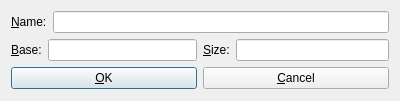
<?xml version="1.0" encoding="UTF-8"?>
<ui version="4.0">
 <class>VirtualModDialog</class>
 <widget class="QDialog" name="VirtualModDialog">
  <property name="geometry">
   <rect>
    <x>0</x>
    <y>0</y>
    <width>400</width>
    <height>101</height>
   </rect>
  </property>
  <property name="windowTitle">
   <string>Virtual Module</string>
  </property>
  <layout class="QVBoxLayout" name="verticalLayout">
   <item>
    <layout class="QHBoxLayout" name="layoutName">
     <item>
      <widget class="QLabel" name="labelName">
       <property name="text">
        <string>&amp;Name:</string>
       </property>
       <property name="buddy">
        <cstring>editName</cstring>
       </property>
      </widget>
     </item>
     <item>
      <widget class="QLineEdit" name="editName"/>
     </item>
    </layout>
   </item>
   <item>
    <layout class="QHBoxLayout" name="layoutBaseSize">
     <item>
      <layout class="QHBoxLayout" name="layoutBase">
       <item>
        <widget class="QLabel" name="labelBase">
         <property name="text">
          <string>&amp;Base:</string>
         </property>
         <property name="buddy">
          <cstring>editBase</cstring>
         </property>
        </widget>
       </item>
       <item>
        <widget class="QLineEdit" name="editBase"/>
       </item>
      </layout>
     </item>
     <item>
      <layout class="QHBoxLayout" name="layoutSize">
       <item>
        <widget class="QLabel" name="labelSize">
         <property name="text">
          <string>&amp;Size:</string>
         </property>
         <property name="buddy">
          <cstring>editSize</cstring>
         </property>
        </widget>
       </item>
       <item>
        <widget class="QLineEdit" name="editSize"/>
       </item>
      </layout>
     </item>
    </layout>
   </item>
   <item>
    <layout class="QHBoxLayout" name="layoutButtons">
     <item>
      <widget class="QPushButton" name="buttonOk">
       <property name="text">
        <string>&amp;OK</string>
       </property>
       <property name="default">
        <bool>true</bool>
       </property>
      </widget>
     </item>
     <item>
      <widget class="QPushButton" name="buttonCancel">
       <property name="text">
        <string>&amp;Cancel</string>
       </property>
      </widget>
     </item>
    </layout>
   </item>
  </layout>
 </widget>
 <resources/>
 <connections>
  <connection>
   <sender>buttonCancel</sender>
   <signal>clicked()</signal>
   <receiver>VirtualModDialog</receiver>
   <slot>reject()</slot>
   <hints>
    <hint type="sourcelabel">
     <x>254</x>
     <y>75</y>
    </hint>
    <hint type="destinationlabel">
     <x>303</x>
     <y>98</y>
    </hint>
   </hints>
  </connection>
  <connection>
   <sender>buttonOk</sender>
   <signal>clicked()</signal>
   <receiver>VirtualModDialog</receiver>
   <slot>accept()</slot>
   <hints>
    <hint type="sourcelabel">
     <x>136</x>
     <y>80</y>
    </hint>
    <hint type="destinationlabel">
     <x>113</x>
     <y>98</y>
    </hint>
   </hints>
  </connection>
 </connections>
</ui>
